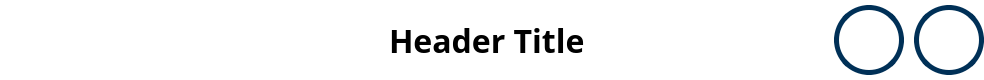
<?xml version="1.0" encoding="UTF-8"?>
<ui version="4.0">
 <class>HeaderBWidget</class>
 <widget class="QWidget" name="HeaderBWidget">
  <property name="geometry">
   <rect>
    <x>0</x>
    <y>0</y>
    <width>984</width>
    <height>80</height>
   </rect>
  </property>
  <property name="minimumSize">
   <size>
    <width>0</width>
    <height>80</height>
   </size>
  </property>
  <property name="maximumSize">
   <size>
    <width>16777215</width>
    <height>80</height>
   </size>
  </property>
  <property name="font">
   <font>
    <family>Poppins</family>
   </font>
  </property>
  <property name="styleSheet">
   <string notr="true">background-color: transparent;
font-family: 'Poppins', 'Noto Sans Thai';</string>
  </property>
  <layout class="QHBoxLayout" name="headerLayout">
   <property name="spacing">
    <number>10</number>
   </property>
   <property name="leftMargin">
    <number>0</number>
   </property>
   <property name="topMargin">
    <number>0</number>
   </property>
   <property name="rightMargin">
    <number>0</number>
   </property>
   <property name="bottomMargin">
    <number>0</number>
   </property>
   <item>
    <spacer name="horizontalSpacer">
     <property name="orientation">
      <enum>Qt::Horizontal</enum>
     </property>
     <property name="sizeType">
      <enum>QSizePolicy::Fixed</enum>
     </property>
     <property name="sizeHint" stdset="0">
      <size>
       <width>150</width>
       <height>20</height>
      </size>
     </property>
    </spacer>
   </item>
   <item>
    <spacer name="horizontalSpacer_2">
     <property name="orientation">
      <enum>Qt::Horizontal</enum>
     </property>
     <property name="sizeHint" stdset="0">
      <size>
       <width>40</width>
       <height>20</height>
      </size>
     </property>
    </spacer>
   </item>
   <item>
    <widget class="QLabel" name="olbl_title">
     <property name="font">
      <font>
       <family>Poppins</family>
       <pointsize>24</pointsize>
       <weight>75</weight>
       <bold>true</bold>
      </font>
     </property>
     <property name="styleSheet">
      <string notr="true">color: #000000; font-family: 'Poppins', 'Noto Sans Thai';</string>
     </property>
     <property name="text">
      <string>Header Title</string>
     </property>
     <property name="alignment">
      <set>Qt::AlignLeading|Qt::AlignLeft|Qt::AlignVCenter</set>
     </property>
    </widget>
   </item>
   <item>
    <spacer name="horizontalSpacer_center">
     <property name="orientation">
      <enum>Qt::Horizontal</enum>
     </property>
     <property name="sizeHint" stdset="0">
      <size>
       <width>40</width>
       <height>20</height>
      </size>
     </property>
    </spacer>
   </item>
   <item>
    <widget class="QFrame" name="ofrm_header_icons">
     <property name="styleSheet">
      <string notr="true">QPushButton {
    border: 5px solid #003057;
    border-radius: 35px;
    min-width: 60px;
    min-height: 60px;
    background-color: transparent;
}
QPushButton:pressed {
    background-color: #e0e0e0;
}</string>
     </property>
     <property name="frameShape">
      <enum>QFrame::NoFrame</enum>
     </property>
     <layout class="QHBoxLayout" name="headerIconsLayout">
      <property name="spacing">
       <number>10</number>
      </property>
      <property name="leftMargin">
       <number>0</number>
      </property>
      <property name="topMargin">
       <number>0</number>
      </property>
      <property name="rightMargin">
       <number>0</number>
      </property>
      <property name="bottomMargin">
       <number>0</number>
      </property>
      <item>
       <widget class="QFrame" name="ofrm_warning_placeholder">
        <property name="minimumSize">
         <size>
          <width>70</width>
          <height>70</height>
         </size>
        </property>
        <property name="maximumSize">
         <size>
          <width>70</width>
          <height>70</height>
         </size>
        </property>
        <property name="frameShape">
         <enum>QFrame::NoFrame</enum>
        </property>
        <layout class="QVBoxLayout" name="warningPlaceholderLayout">
         <property name="spacing">
          <number>0</number>
         </property>
         <property name="leftMargin">
          <number>0</number>
         </property>
         <property name="topMargin">
          <number>0</number>
         </property>
         <property name="rightMargin">
          <number>0</number>
         </property>
         <property name="bottomMargin">
          <number>0</number>
         </property>
         <item>
          <widget class="QPushButton" name="obtn_warning">
           <property name="sizePolicy">
            <sizepolicy hsizetype="Fixed" vsizetype="Fixed">
             <horstretch>0</horstretch>
             <verstretch>0</verstretch>
            </sizepolicy>
           </property>
           <property name="minimumSize">
            <size>
             <width>70</width>
             <height>70</height>
            </size>
           </property>
           <property name="maximumSize">
            <size>
             <width>70</width>
             <height>70</height>
            </size>
           </property>
           <property name="toolTip">
            <string>Warnings</string>
           </property>
           <property name="text">
            <string/>
           </property>
           <property name="icon">
            <iconset resource="../../assets/resources.qrc">
             <normaloff>:/images/warning.png</normaloff>:/images/warning.png</iconset>
           </property>
           <property name="iconSize">
            <size>
             <width>55</width>
             <height>55</height>
            </size>
           </property>
           <property name="checkable">
            <bool>false</bool>
           </property>
          </widget>
         </item>
        </layout>
       </widget>
      </item>
      <item>
       <widget class="QPushButton" name="obtn_lang">
        <property name="sizePolicy">
         <sizepolicy hsizetype="Fixed" vsizetype="Fixed">
          <horstretch>0</horstretch>
          <verstretch>0</verstretch>
         </sizepolicy>
        </property>
        <property name="minimumSize">
         <size>
          <width>70</width>
          <height>70</height>
         </size>
        </property>
        <property name="maximumSize">
         <size>
          <width>70</width>
          <height>70</height>
         </size>
        </property>
        <property name="toolTip">
         <string>Change Language</string>
        </property>
        <property name="text">
         <string/>
        </property>
        <property name="icon">
         <iconset resource="../../assets/resources.qrc">
          <normaloff>:/images/th-TH.png</normaloff>
          <activeon>:/images/en-GB.png</activeon>
          <selectedon>:/images/en-GB.png</selectedon>:/images/th-TH.png</iconset>
        </property>
        <property name="iconSize">
         <size>
          <width>50</width>
          <height>50</height>
         </size>
        </property>
        <property name="checkable">
         <bool>true</bool>
        </property>
       </widget>
      </item>
     </layout>
    </widget>
   </item>
  </layout>
 </widget>
 <resources>
  <include location="../../assets/resources.qrc"/>
 </resources>
 <connections/>
</ui>
